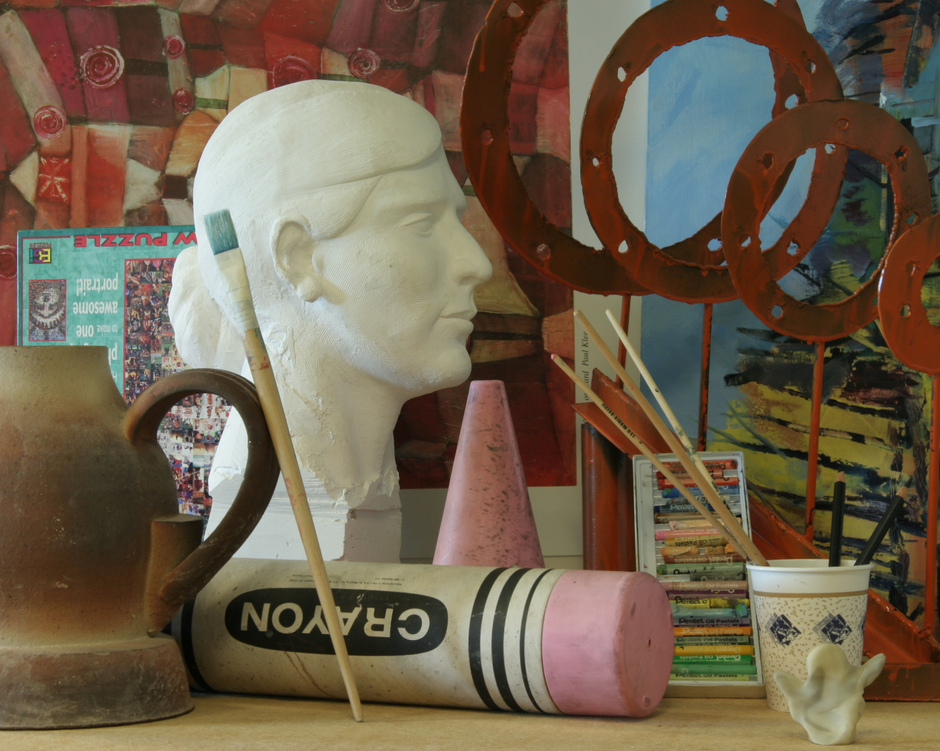
#> input picture hw6/left.png, 940 x 751 px, shrunk from 1390 x 1110 before the run
$ python 4.py
#> lines starting #> are read from the running program, lines starting #| are printed output that depends on the picture
import cv2
from matplotlib import pyplot as plt


imgL = cv2.imread('left.png',0)
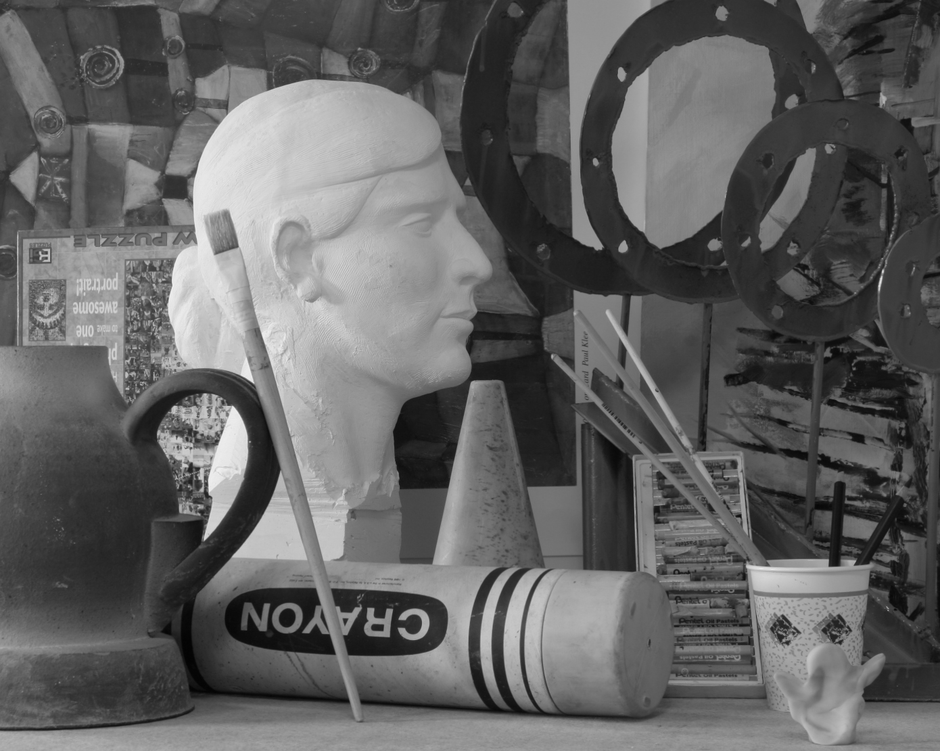
#> imgL: shape (751, 940); min 3, max 242, mean 97.7
imgR = cv2.imread('right.png',0)
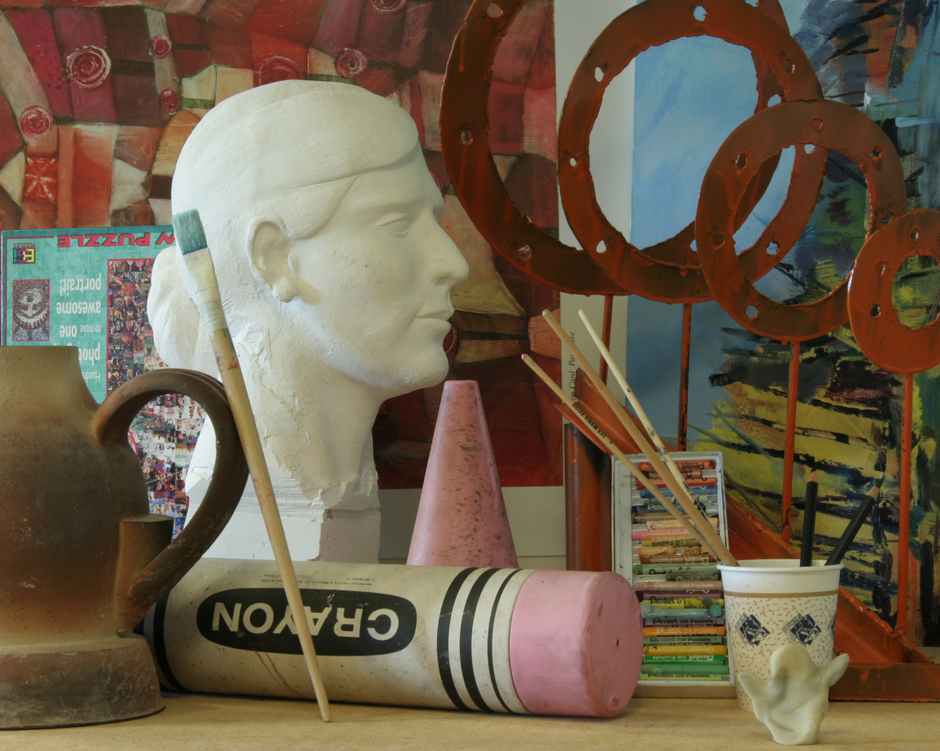
#> input picture hw6/right.png, 940 x 751 px, shrunk from 1390 x 1110 before the run
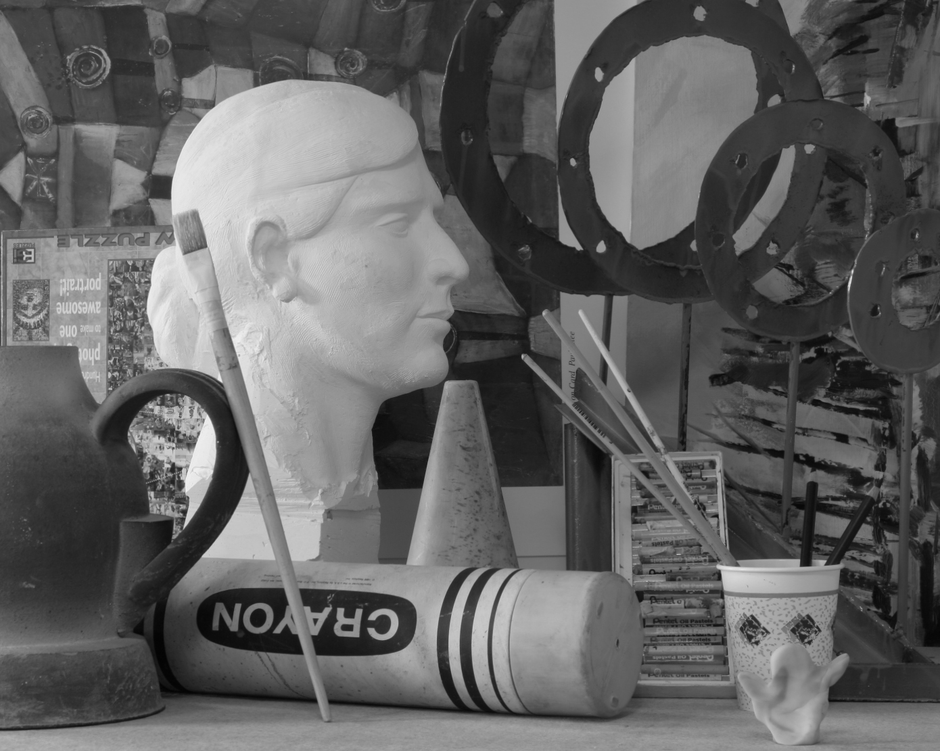
#> imgR: shape (751, 940); min 3, max 244, mean 97.4

# The disparity search range [minDisparity, minDisparity+numberOfDisparities].
stereo = cv2.StereoBM_create(numDisparities=64, blockSize=19 )

# filters out areas that don't have enough texture for reliable matching
stereo.setTextureThreshold(5)

# accept the computed disparity d* only ifSAD(d) >= SAD(d*)(1 + uniquenessRatio/100.)
#  for any d != d+/-1 within the search range
stereo.setUniquenessRatio(5)

# Block-based matchers often produce "speckles" near the boundaries of objects, where the matching window
#  catches the foreground on one side and the background on the other. In this scene it appears that the
#   matcher is also finding small spurious matches in the projected texture on the table. To get rid of these
#    artifacts we post-process the disparity image with a speckle filter controlled by the speckle_size and
#    speckle_range parameters. speckle_size is the number of pixels below which a disparity blob is dismissed
#     as "speckle."
stereo.setSpeckleWindowSize(0)

# prefilter_size and prefilter_cap: The pre-filtering phase, which normalizes image brightness
# and enhances texture in preparation for block matching. Normally you should not need to adjust these.
stereo.setPreFilterSize(5)
disparity = stereo.compute(imgL,imgR)
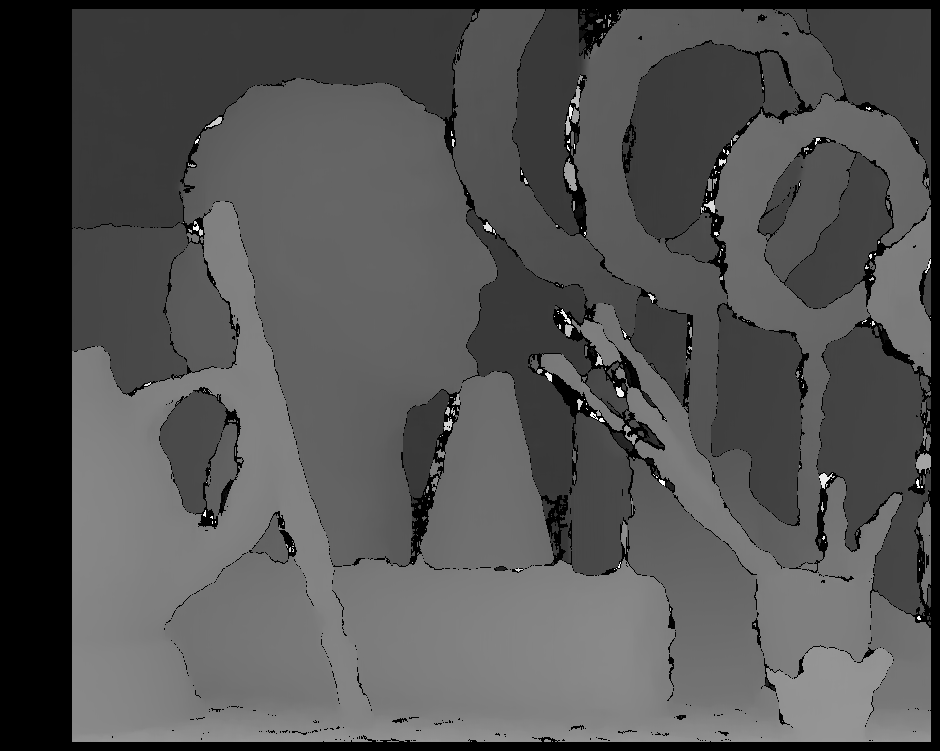
#> disparity: shape (751, 940) int16; min -16, max 1008, mean 320.1; drawn with min black and max white
plt.imsave('stereo-bm.png',disparity)
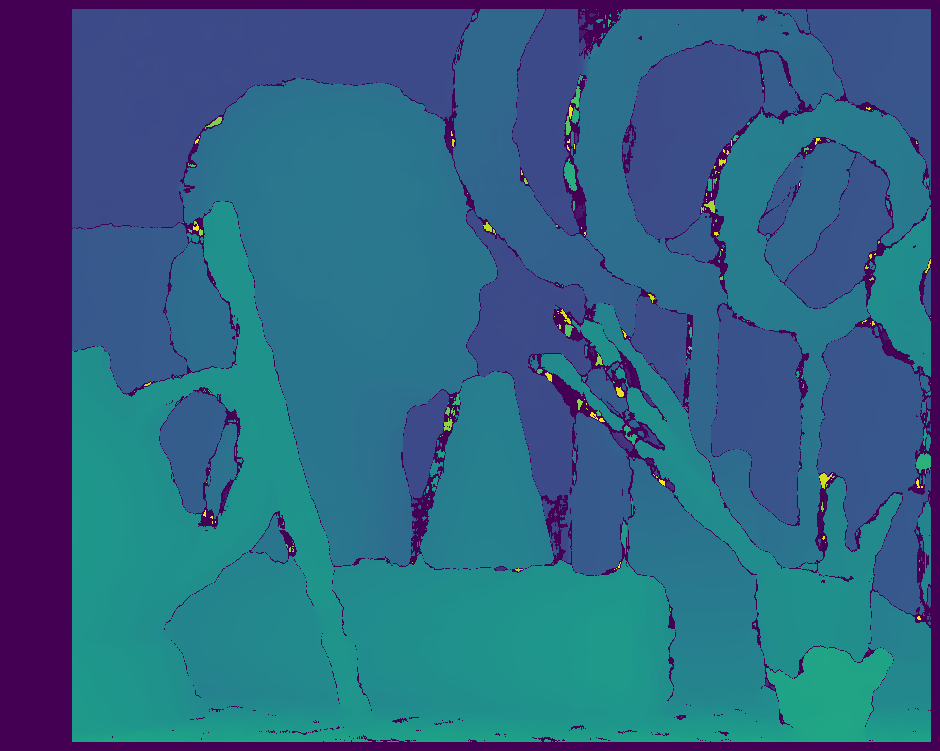
#> saved as stereo-bm.png: shape (751, 940, 3); mean R, G, B 48, 98.4, 131.7
